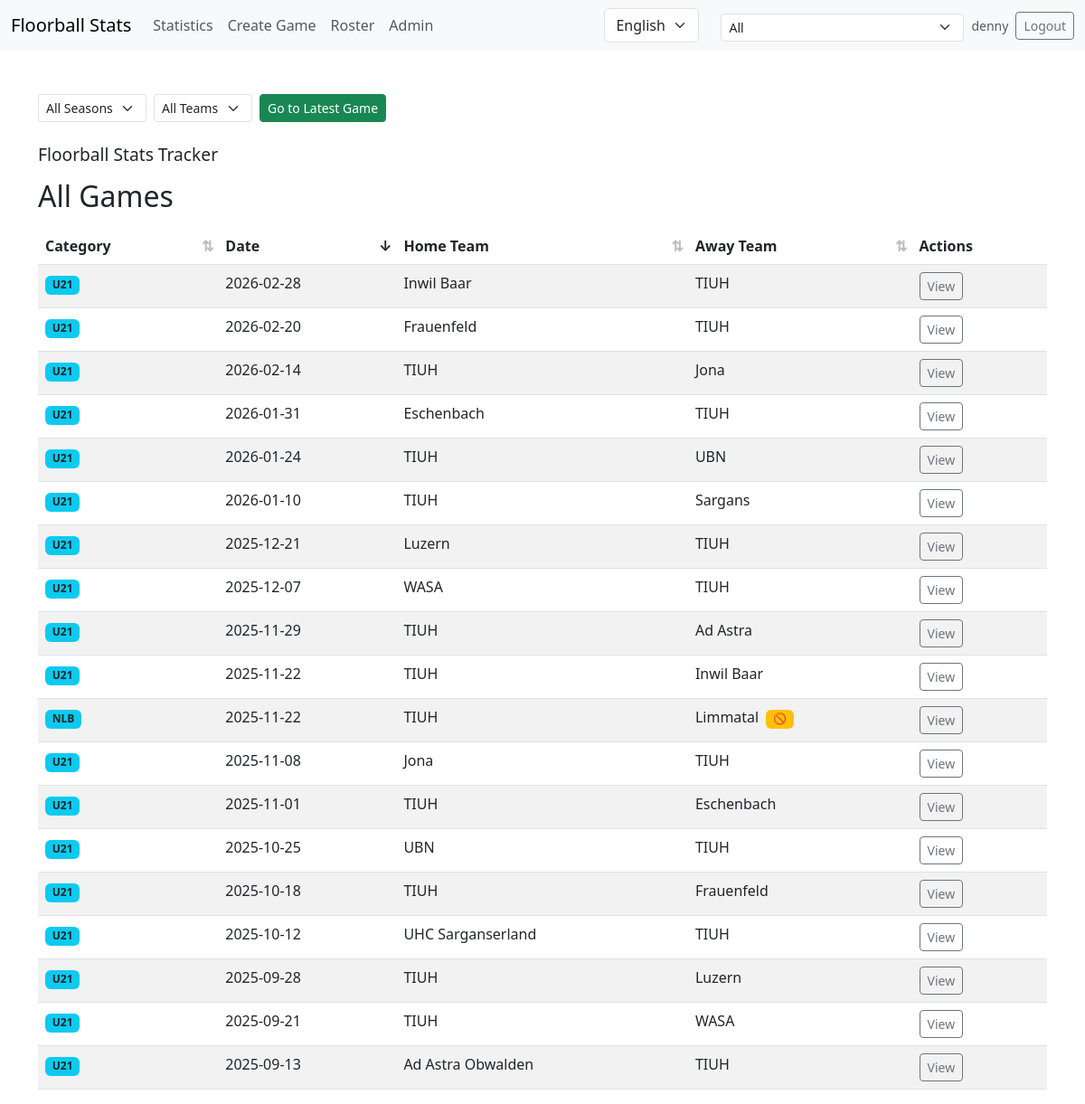
Page / (signed in) on the earlier database version.
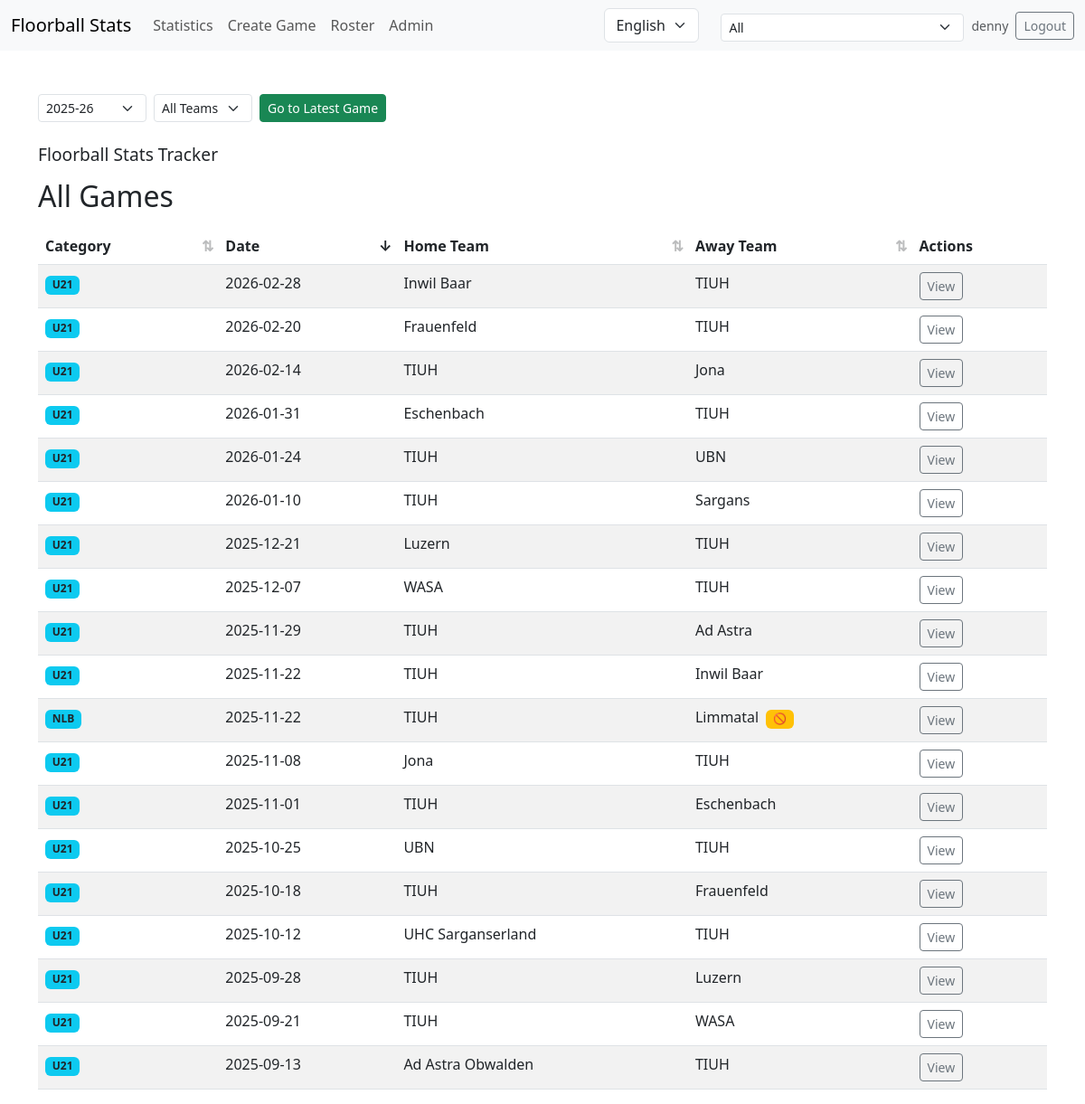
Same page on the later database version.
### models/team_settings.py (models this page shows, shortened)
class TeamSettings(db.Model):
    __tablename__ = 'team_settings'
    id = db.Column(db.Integer, primary_key=True)
    category = db.Column(db.Text, nullable=False)
    setting_key = db.Column(db.Text, nullable=False)
    setting_value = db.Column(db.Text, nullable=False, default='1')
    __table_args__ = (
        db.UniqueConstraint('category', 'setting_key', name='uq_cat_key'),
    )

### routes/game_routes.py (the view, shortened to what this page needs)
@game_bp.route('/', methods=['GET', 'POST'])
def index():
    games = load_games()
    if ensure_game_ids(games):
        save_games(games)
    def game_sort_key(game):
        date_str = game.get('date')
        try:
            date_val = datetime.strptime(date_str, '%Y-%m-%d') if date_str else datetime.min
        except Exception:
            date_val = datetime.min
        return (date_val, -games.index(game))
    games_sorted = sorted(games, key=game_sort_key, reverse=True)
    seasons = get_all_seasons()
    from models.team_settings import get_current_season as _cur_season
    _default_season = _cur_season()
    selected_season = request.args.get('season', _default_season if _default_season else None)
    if selected_season:
        games_sorted = [
            game for game in games_sorted if game.get('season') == selected_season
        ]
    selected_team = request.args.get('team')
    if selected_team:
        filtered_games = [
            game for game in games_sorted if game.get('team') == selected_team
        ]
    else:
        filtered_games = games_sorted
    latest_game_id = None
    if filtered_games:
        latest_game_id = games.index(filtered_games[0])
    return render_template(
        'index.html',
        games=games_sorted,
        latest_game_id=latest_game_id,
        seasons=seasons,
        selected_season=selected_season,
        selected_team=selected_team
    )

### models/roster.py (called while the page is built)
def get_all_seasons():
    try:
        rows = db.session.query(RosterPlayer.season).distinct().all()
        return sorted({r[0] for r in rows if r[0]}, reverse=True)
    except Exception:
        logger.exception("get_all_seasons failed")
        return []

### services/game_service.py (called while the page is built)
def load_games():
    try:
        rows = GameRecord.query.all()
        return [row.to_dict() for row in rows]
    except Exception:
        logger.exception('load_games failed')
        return []

def ensure_game_ids(games):
    changed = False
    seen_ids = set()
    max_id = -1
    for game in games:
        if 'id' in game:
            try:
                max_id = max(max_id, int(game['id']))
            except (TypeError, ValueError):
                pass
    for game in games:
        raw_id = game.get('id')
        if raw_id is None or raw_id in seen_ids:
            max_id += 1
            game['id'] = max_id
            changed = True
        seen_ids.add(game['id'])
    return changed

### templates/index.html (shortened to what this page needs)
{% extends "base.html" %}
{% block content %}
<div class="container mt-5">
    <div class="d-flex flex-wrap gap-2 align-items-center mb-4">
        {% if games %}
        <form method="get" action="/" class="d-inline-flex gap-2 align-items-center">
            <select class="form-select form-select-sm w-auto" name="season" onchange="this.form.submit()">
                <option value="">{{ g.t['all_seasons'] if g.t is defined else 'All Seasons' }}</option>
                {% for s in seasons %}
                <option value="{{ s }}" {% if s==selected_season %}selected{% endif %}>{{ s }}</option>
                {% endfor %}
            </select>
            <select class="form-select form-select-sm w-auto" name="team" onchange="this.form.submit()">
                <option value="">{{ g.t['all_teams'] if g.t is defined else 'All Teams' }}</option>
                {% set teams = games | map(attribute='team') | list | unique | sort %}
            </select>
        </form>
        {% endif %}
        {% if latest_game_id is not none %}
        <a href="/game/{{ latest_game_id }}" class="btn btn-success btn-sm">{{ g.t['go_to_latest_game'] if g.t is
            defined else 'Go to Latest Game' }}</a>
        {% endif %}
    </div>
    <h1 class="mb-3" style="font-size:1.2rem;">{{ g.t['title'] if g.t is defined else 'Floorball Stats Tracker' }}</h1>
    {% if games %}
    <h2 class="mb-3">{{ g.t['all_games'] if not selected_team else g.t['all_games_for'] ~ ' ' ~ selected_team }}</h2>
    <div class="table-responsive">
        <table class="table table-striped table-hover" id="gamesTable">
            <thead>
                <tr>
                    {% if not selected_team %}
                    <th class="sortable" onclick="sortTable(0)" style="cursor: pointer;">{{ g.t['category'] if g.t is defined else 'Category' }} </th>
                    {% endif %}
                    <th class="sortable" onclick="sortTable({% if not selected_team %}1{% else %}0{% endif %})" style="cursor: pointer;">{{ g.t['date'] if g.t is defined else 'Date' }} </th>
                    <th class="sortable" onclick="sortTable({% if not selected_team %}2{% else %}1{% endif %})" style="cursor: pointer;">{{ g.t['home_team'] if g.t is defined else 'Home' }} </th>
                    <th class="sortable" onclick="sortTable({% if not selected_team %}3{% else %}2{% endif %})" style="cursor: pointer;">{{ g.t['away_team'] if g.t is defined else 'Away' }} </th>
                    <th>{{ g.t['actions'] if g.t is defined else 'Actions' }}</th>
                </tr>
            </thead>
            <tbody>
                {% for game in games %}
                {% if not selected_team or game.team == selected_team %}
                <tr>
                    {% if not selected_team %}
                    <td><span class="badge bg-info text-dark">{{ game.team if game.team else '' }}</span></td>
                    {% endif %}
                    <td>{{ game.date if game.date else '' }}</td>
                    <td>{{ game.home_team }}</td>
                    <td>
                        {{ game.away_team }}
                        {% if game.exclude_from_stats %}
                        <span class="badge bg-warning text-dark ms-1" title="{{ g.t['exclude_from_stats'] if g.t is defined else 'Excluded from statistics' }}">🚫</span>
                        {% endif %}
                    </td>
                    <td>
                        <a href="/game/{{ game.id }}" class="btn btn-outline-secondary btn-sm">{{ g.t['view'] if g.t is defined else 'View' }}</a>
                    </td>
                </tr>
                {% endif %}
                {% endfor %}
            </tbody>
        </table>
    </div>
    {% else %}
    <p>{{ g.t['no_games'] }}</p>
    {% endif %}
</div>
{% endblock %}

Differences in the rows shown:
added TeamSettings: season "2025-26"
Other differences:
form field season: "All Seasons" → (not shown)
